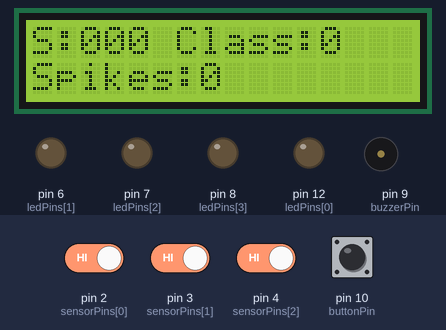
The sketch below on a simulated Arduino Uno, built with avr-gcc and run on an emulated ATmega328P. Parts: 16×2 character LCD, output pins drawn as LEDs (lit = HIGH), buzzer (waves = sounding). The test bench sets the inputs (shaded band); at power-on: pin 2 (sensorPins[0]), pin 3 (sensorPins[1]), pin 4 (sensorPins[2]), pin 10 (buttonPin) HIGH. What the sketch prints to the serial monitor is not drawn.

Above: at 2.2 s.
2.3 s: pin 10 (buttonPin) pulled LOW for 1 s
At 3.4 s:
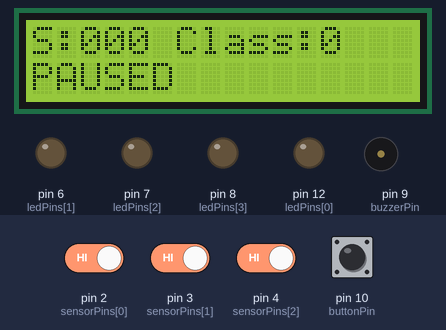
4.8 s: pin 2 (sensorPins[0]) driven LOW
At 5.3 s:
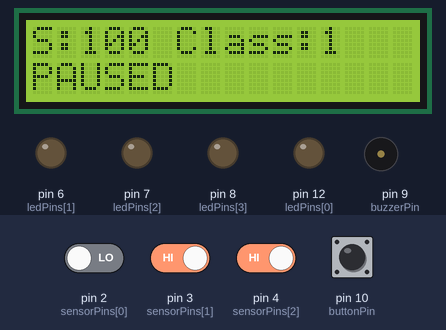
6.4 s: pin 10 (buttonPin) pulled LOW for 1 s
At 7.06 s:
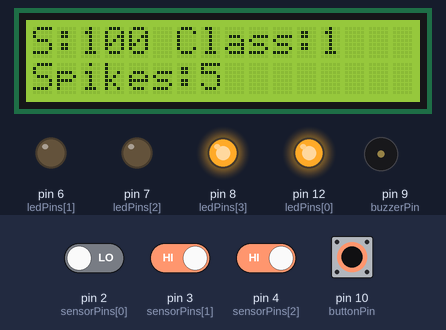
8.9 s: pin 3 (sensorPins[1]) driven LOW
At 9.48 s:
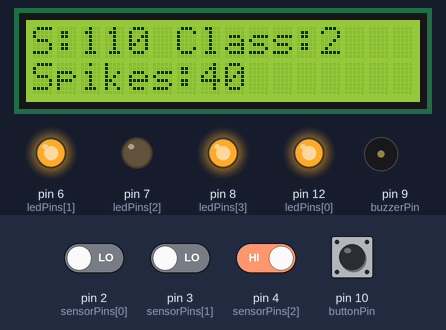
10.8 s: pin 4 (sensorPins[2]) driven LOW
At 11.31 s:
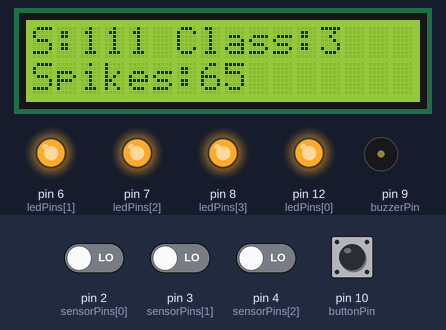
12.6 s: pin 2 (sensorPins[0]) driven HIGH
At 13.04 s:
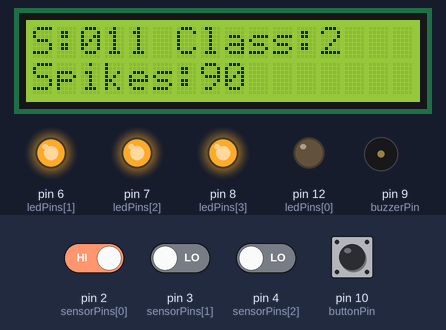
Timing chart, 0 to 15.6 s (numbered marks = the images above; inputs shaded):
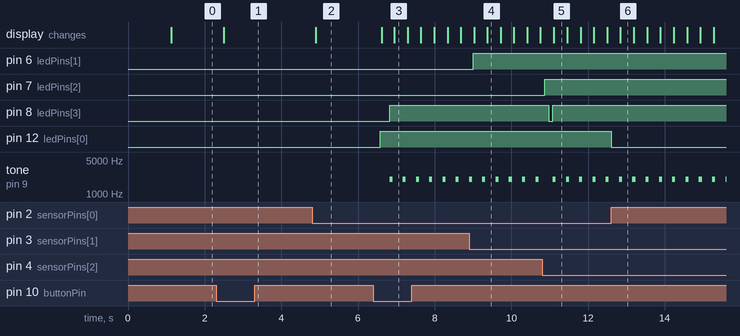

The sketch:

spiking_neural_network.ino
```cpp
#include <Wire.h>
#include <LiquidCrystal_I2C.h>


LiquidCrystal_I2C lcd(0x27, 16, 2);


const byte sensorPins[3] = {2, 3, 4};
const byte ledPins[4] = {12, 6, 7, 8};
const byte buzzerPin = 9;
const byte buttonPin = 10;


const byte TOTAL_NEURONS = 50;
const byte INPUTS = 3;
const byte HIDDEN = 32;
const byte OUTPUTS = 15;

const int THRESHOLD = 5;

int membrane[TOTAL_NEURONS] = {0};
bool fired[TOTAL_NEURONS] = {false};

int sensor[3] = {0, 0, 0};
byte currentClass = 0;
unsigned long spikeCount = 0;

bool paused = false;
bool lastButtonReading = HIGH;
bool stableButtonState = HIGH;
unsigned long lastDebounceTime = 0;
const unsigned long debounceDelay = 40;


unsigned long led8Until = 0;
const unsigned long outputLedDuration = 250;

unsigned long lastLcdUpdate = 0;
const unsigned long lcdInterval = 250;

void setup() {
  Serial.begin(115200);

  for (byte i = 0; i < 3; i++) {
    pinMode(sensorPins[i], INPUT);
  }

  for (byte i = 0; i < 4; i++) {
    pinMode(ledPins[i], OUTPUT);
    digitalWrite(ledPins[i], LOW);
  }

  pinMode(buzzerPin, OUTPUT);
  pinMode(buttonPin, INPUT_PULLUP);

  lcd.init();
  lcd.backlight();
  lcd.setCursor(0, 0);
  lcd.print("50 Neuron SNN");
  lcd.setCursor(0, 1);
  lcd.print("Starting...");
  delay(1000);
  lcd.clear();
}

void readSensors() {

  for (byte i = 0; i < 3; i++) {
    sensor[i] = (digitalRead(sensorPins[i]) == LOW) ? 1 : 0;
  }

  currentClass = sensor[0] + sensor[1] + sensor[2];
}

void checkButton() {
  bool reading = digitalRead(buttonPin);

  if (reading != lastButtonReading) {
    lastDebounceTime = millis();
  }

  if (millis() - lastDebounceTime > debounceDelay) {
    if (reading != stableButtonState) {
      stableButtonState = reading;

      if (stableButtonState == LOW) {
        paused = !paused;
      }
    }
  }

  lastButtonReading = reading;
}

void updateNetwork() {

  for (byte i = 0; i < TOTAL_NEURONS; i++) {
    fired[i] = false;
  }


  for (byte i = 0; i < INPUTS; i++) {
    fired[i] = sensor[i] == 1;
    membrane[i] = fired[i] ? THRESHOLD : 0;
  }


  for (byte i = INPUTS; i < INPUTS + HIDDEN; i++) {
    byte preferredClass = (i % 3) + 1;

    if (currentClass == preferredClass && currentClass > 0) {
      membrane[i] += 2;
    } else {
      membrane[i] -= 1;
    }

    if (membrane[i] < 0) {
      membrane[i] = 0;
    }

    if (membrane[i] >= THRESHOLD) {
      fired[i] = true;
      membrane[i] = 0;
    }
  }


  for (byte i = INPUTS + HIDDEN; i < TOTAL_NEURONS; i++) {
    byte outputGroup = ((i - (INPUTS + HIDDEN)) / 5) + 1;

    int incomingSpikes = 0;

    for (byte h = INPUTS; h < INPUTS + HIDDEN; h++) {
      byte hiddenClass = (h % 3) + 1;

      if (fired[h] && hiddenClass == outputGroup) {
        incomingSpikes++;
      }
    }

    if (currentClass > 0 && currentClass == outputGroup) {
      membrane[i] += incomingSpikes;
    } else {
      membrane[i] -= 1;
    }

    if (membrane[i] < 0) {
      membrane[i] = 0;
    }

    if (membrane[i] >= THRESHOLD) {
      fired[i] = true;
      membrane[i] = 0;
      spikeCount++;
    }
  }
}

void updateOutputs() {

  digitalWrite(ledPins[0], sensor[0] ? HIGH : LOW);
  digitalWrite(ledPins[1], sensor[1] ? HIGH : LOW);
  digitalWrite(ledPins[2], sensor[2] ? HIGH : LOW);


  bool outputSpike = false;

  for (byte i = INPUTS + HIDDEN; i < TOTAL_NEURONS; i++) {
    if (fired[i]) {
      outputSpike = true;
      break;
    }
  }

  if (outputSpike) {
    led8Until = millis() + outputLedDuration;
    tone(buzzerPin, 2000, 80);
  }

  digitalWrite(
    ledPins[3],
    (long)(led8Until - millis()) > 0 ? HIGH : LOW
  );

  if (paused) {
    noTone(buzzerPin);
    for (byte i = 0; i < 4; i++) {
      digitalWrite(ledPins[i], LOW);
    }
  }
}

void updateLCD() {
  if (millis() - lastLcdUpdate < lcdInterval) {
    return;
  }

  lastLcdUpdate = millis();

  lcd.setCursor(0, 0);
  lcd.print("S:");
  lcd.print(sensor[0]);
  lcd.print(sensor[1]);
  lcd.print(sensor[2]);
  lcd.print(" Class:");
  lcd.print(currentClass);
  lcd.print("  ");

  lcd.setCursor(0, 1);
  if (paused) {
    lcd.print("PAUSED          ");
  } else {
    lcd.print("Spikes:");
    lcd.print(spikeCount);
    lcd.print("       ");
  }
}

void sendSerialData() {


  for (byte i = 0; i < 3; i++) {
    Serial.print(sensor[i]);
    Serial.print(',');
  }

  for (byte i = 0; i < TOTAL_NEURONS; i++) {
    Serial.print(membrane[i]);
    Serial.print(',');
  }

  Serial.print(currentClass);
  Serial.print(',');
  Serial.println(spikeCount);
}

void loop() {
  checkButton();
  readSensors();

  if (!paused) {
    updateNetwork();
  } else {
    for (byte i = 0; i < TOTAL_NEURONS; i++) {
      fired[i] = false;
    }
  }

  updateOutputs();
  updateLCD();
  sendSerialData();

  delay(100);
}
```

Measured:
- after the input at 2.3 s, the display: changes after 0.20 s (image 1)
- after the input at 4.8 s, the display: changes after 0.10 s (image 2)
- after the input at 6.4 s, pin 8 (ledPins[3]): LOW → HIGH after 0.42 s; pin 12 (ledPins[0]): LOW → HIGH after 0.18 s; tone on pin 9 (buzzerPin): alternates 2000 Hz for 0.08 s and silent for 0.27 s, starting after 0.42 s; the display: first changes after 0.22 s (image 3 shows a later state)
- after the input at 8.9 s, pin 6 (ledPins[1]): LOW → HIGH after 0.10 s
- after the input at 10.8 s, pin 7 (ledPins[2]): LOW → HIGH after 0.07 s; pin 8 (ledPins[3]): HIGH → LOW after 0.18 s, → HIGH 0.11 s later
- after the input at 12.6 s, pin 12 (ledPins[0]): HIGH → LOW at once
